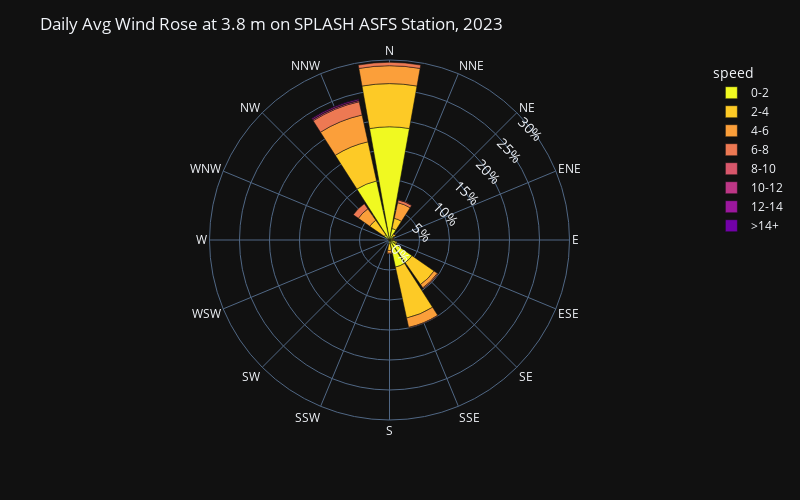

This figure's notebook cell:
### Markdown cell above
### 2023

### Code cell
df = w23_splash_ap_qc_ds_1H[['wspd_vec_mean','wdir_vec_mean']].to_dataframe()
# create a windrose dataframe
splash_windrose_df = create_windrose_df(df, wind_dir_var='wdir_vec_mean', wind_spd_var='wspd_vec_mean')

# create a wind rose plot using bar_polar
fig = px.bar_polar(splash_windrose_df, 
                   r="frequency", 
                   theta="direction", 
                   color="speed", template="plotly_dark",
                   color_discrete_sequence= px.colors.sequential.Plasma_r,
                   width= 800,
                   height=500,
                   barnorm='percent',
                  )
# update the radial axis to show percentages
fig.update_layout(
    title="Daily Avg Wind Rose at 3.8 m on SPLASH ASFS Station, 2023",
    font_size=12,
    polar_radialaxis=dict(
         ticksuffix='%',
         tickfont_size=14,
         showline=False,
         showticklabels=True,
         showgrid=True,
         angle=45,
         range=[0, 30]
      ),
)

### Figure 1 — Plotly figure (JSON) as saved in the notebook; plotly's stock layout.template omitted (floating-point values rounded to 4 significant figures)
{"data": [{"hovertemplate": "speed=0-2<br>frequency=%{r}<br>direction=%{theta}<extra></extra>", "legendgroup": "0-2", "marker": {"color": "#f0f921", "pattern": {"shape": ""}}, "name": "0-2", "r": [18.87, 1.954, 0.9254, 0.5656, 0.5656, 1.028, 4.576, 4.627, 0.617, 0.2057, 0, 0.1542, 0.1542, 0.2571, 1.08, 10.08], "showlegend": true, "subplot": "polar", "theta": ["N", "NNE", "NE", "ENE", "E", "ESE", "SE", "SSE", "S", "SSW", "SW", "WSW", "W", "WNW", "NW", "NNW"], "type": "barpolar"}, {"hovertemplate": "speed=2-4<br>frequency=%{r}<br>direction=%{theta}<extra></extra>", "legendgroup": "2-4", "marker": {"color": "#fdca26", "pattern": {"shape": ""}}, "name": "2-4", "r": [7.198, 1.748, 0.3085, 0.1028, 0.1542, 0.2571, 4.473, 8.689, 1.131, 0, 0, 0, 0, 0.05141, 2.931, 6.684], "showlegend": true, "subplot": "polar", "theta": ["N", "NNE", "NE", "ENE", "E", "ESE", "SE", "SSE", "S", "SSW", "SW", "WSW", "W", "WNW", "NW", "NNW"], "type": "barpolar"}, {"hovertemplate": "speed=4-6<br>frequency=%{r}<br>direction=%{theta}<extra></extra>", "legendgroup": "4-6", "marker": {"color": "#fb9f3a", "pattern": {"shape": ""}}, "name": "4-6", "r": [2.982, 2.674, 0, 0.05141, 0, 0, 0.6684, 1.594, 0.4627, 0, 0, 0, 0, 0, 2.314, 4.576], "showlegend": true, "subplot": "polar", "theta": ["N", "NNE", "NE", "ENE", "E", "ESE", "SE", "SSE", "S", "SSW", "SW", "WSW", "W", "WNW", "NW", "NNW"], "type": "barpolar"}, {"hovertemplate": "speed=6-8<br>frequency=%{r}<br>direction=%{theta}<extra></extra>", "legendgroup": "6-8", "marker": {"color": "#ed7953", "pattern": {"shape": ""}}, "name": "6-8", "r": [0.5656, 0.4627, 0.05141, 0, 0, 0, 0.1542, 0.1028, 0.1028, 0, 0, 0, 0, 0, 1.028, 2.262], "showlegend": true, "subplot": "polar", "theta": ["N", "NNE", "NE", "ENE", "E", "ESE", "SE", "SSE", "S", "SSW", "SW", "WSW", "W", "WNW", "NW", "NNW"], "type": "barpolar"}, {"hovertemplate": "speed=8-10<br>frequency=%{r}<br>direction=%{theta}<extra></extra>", "legendgroup": "8-10", "marker": {"color": "#d8576b", "pattern": {"shape": ""}}, "name": "8-10", "r": [0, 0.05141, 0, 0, 0, 0, 0, 0, 0, 0, 0, 0, 0, 0, 0, 0.2057], "showlegend": true, "subplot": "polar", "theta": ["N", "NNE", "NE", "ENE", "E", "ESE", "SE", "SSE", "S", "SSW", "SW", "WSW", "W", "WNW", "NW", "NNW"], "type": "barpolar"}, {"hovertemplate": "speed=10-12<br>frequency=%{r}<br>direction=%{theta}<extra></extra>", "legendgroup": "10-12", "marker": {"color": "#bd3786", "pattern": {"shape": ""}}, "name": "10-12", "r": [0, 0, 0, 0, 0, 0, 0, 0, 0, 0, 0, 0, 0, 0, 0, 0.05141], "showlegend": true, "subplot": "polar", "theta": ["N", "NNE", "NE", "ENE", "E", "ESE", "SE", "SSE", "S", "SSW", "SW", "WSW", "W", "WNW", "NW", "NNW"], "type": "barpolar"}, {"hovertemplate": "speed=12-14<br>frequency=%{r}<br>direction=%{theta}<extra></extra>", "legendgroup": "12-14", "marker": {"color": "#9c179e", "pattern": {"shape": ""}}, "name": "12-14", "r": [0, 0, 0, 0, 0, 0, 0, 0, 0, 0, 0, 0, 0, 0, 0, 0.2057], "showlegend": true, "subplot": "polar", "theta": ["N", "NNE", "NE", "ENE", "E", "ESE", "SE", "SSE", "S", "SSW", "SW", "WSW", "W", "WNW", "NW", "NNW"], "type": "barpolar"}, {"hovertemplate": "speed=>14+<br>frequency=%{r}<br>direction=%{theta}<extra></extra>", "legendgroup": ">14+", "marker": {"color": "#7201a8", "pattern": {"shape": ""}}, "name": ">14+", "r": [0, 0, 0, 0, 0, 0, 0, 0, 0, 0, 0, 0, 0, 0, 0, 0.05141], "showlegend": true, "subplot": "polar", "theta": ["N", "NNE", "NE", "ENE", "E", "ESE", "SE", "SSE", "S", "SSW", "SW", "WSW", "W", "WNW", "NW", "NNW"], "type": "barpolar"}], "layout": {"barmode": "relative", "barnorm": "percent", "font": {"size": 12}, "height": 500, "legend": {"title": {"text": "speed"}, "tracegroupgap": 0}, "margin": {"t": 60}, "polar": {"angularaxis": {"direction": "clockwise", "rotation": 90}, "domain": {"x": [0, 1], "y": [0, 1]}, "radialaxis": {"angle": 45, "range": [0, 30], "showgrid": true, "showline": false, "showticklabels": true, "tickfont": {"size": 14}, "ticksuffix": "%"}}, "title": {"text": "Daily Avg Wind Rose at 3.8 m on SPLASH ASFS Station, 2023"}, "width": 800}}
